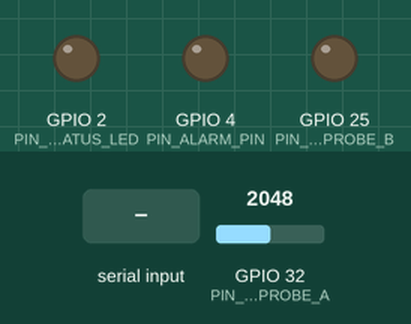
The sketch below on a simulated ESP32. Shown: output pins drawn as LEDs (lit = HIGH). Dashed ring = blinking. Inputs (shaded band) come from the test bench; at power-on: GPIO 32 (PIN_ADC_PROBE_A) = 2048 (analog values on the 0–4095 scale). What the sketch prints to the serial monitor is not drawn.

Above: at 0.0 s.
At 1.35 s:
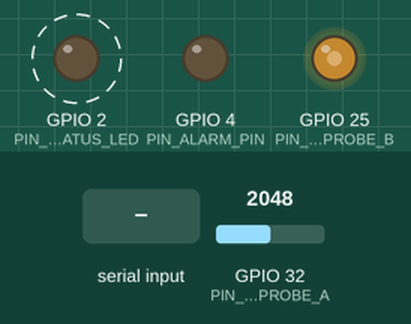
1.8 s: "INJECT_FAULT_CUT\n" received over Serial
At 2.02 s:
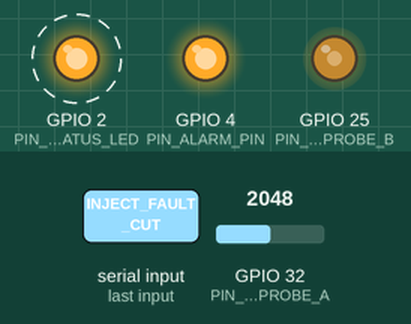
13.8 s: "HELP\n" received over Serial
Timing chart, 0 to 20.8 s (numbered marks = the images above; inputs shaded):
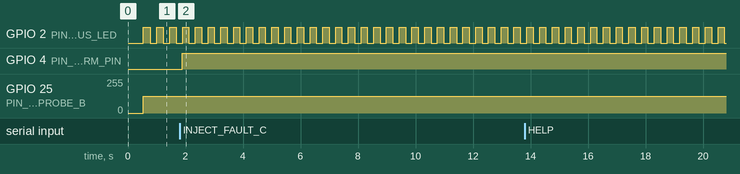

The sketch:

phytonet_esp32.ino
```cpp
/* ======================================================================================
 * PHYTONET LEDGER (PNL) — EDGE BIOSENSING FIRMWARE
 * Target Architecture: Espressif ESP32 (WROOM-32D / ESP32-S3)
 * Dual-Channel Vascular Cambium Impedance & Sap Flux Engine
 * IEEE ClimateChain Global Hackathon Edition
 * ======================================================================================
 */

#include <Arduino.h>
#include <math.h>

// --------------------------------------------------------------------------------------
// PIN DEFINITIONS & HARDWARE MAPPINGS
// --------------------------------------------------------------------------------------
#define PIN_ADC_PROBE_A      32    // ADC1_CH4: Cambium working sensing electrode
#define PIN_DAC_PROBE_B      25    // DAC_CH1: AC challenge excitation injection
#define PIN_STATUS_LED       2     // On-board telemetry heartbeat LED
#define PIN_ALARM_PIN        4     // Tamper/Necrosis hardware interrupt indicator

// --------------------------------------------------------------------------------------
// EXCITATION SINE WAVE PARAMETERS (1.0 kHz Challenge Wave)
// --------------------------------------------------------------------------------------
#define SINE_SAMPLES         64
#define DAC_CENTER_OFFSET    128   // 8-bit DAC midpoint (1.65V)
#define DAC_AMPLITUDE_SCALE  35    // ~350mV peak-to-peak excitation amplitude
static uint8_t g_sine_lut[SINE_SAMPLES];

// --------------------------------------------------------------------------------------
// TINYML DSP FILTERING & IMPEDANCE CONSTANTS
// --------------------------------------------------------------------------------------
#define ADC_OVERSAMPLE_COUNT 64    // 64x hardware oversampling for noise floor reduction
#define EMA_ALPHA            0.15f // Exponential Moving Average smoothing factor
#define NOTCH_50HZ_Q         12.0f // Quality factor for mains rejection

// Biophysical Cambium Baseline Boundaries (Mature Arboreal Specimen)
#define MIN_HEALTHY_IMPEDANCE_KOHM  12.0f  // Minimum impedance for living cell walls
#define MAX_HEALTHY_IMPEDANCE_KOHM  55.0f  // Upper impedance limit (desiccation boundary)
#define MIN_PHASE_SHIFT_DEG         3.5f   // Living membranes produce reactive capacitance
#define FLATLINE_VARIANCE_MV        0.04f  // Minimum mV jitter required to confirm living tissue

// --------------------------------------------------------------------------------------
// DATA STRUCTURES & TELEMETRY
// --------------------------------------------------------------------------------------
struct TelemetryPacket {
    uint32_t timestamp_ms;
    float    sap_current_mv;
    float    impedance_kohm;
    float    phase_shift_deg;
    float    photosynthesis_ps;
    float    ambient_temp_c;
    float    ambient_humidity_pct;
    float    light_ppfd_umol;
    char     bio_nonce[17];
    bool     povi_valid;
    const char* failure_mode;
};

// --------------------------------------------------------------------------------------
// GLOBAL FIRMWARE STATE
// --------------------------------------------------------------------------------------
static float    g_filtered_sap_mv    = 0.0f;
static float    g_last_phase_shift   = 8.4f;
static uint32_t g_entropy_pool       = 0xDEADBEEF;
static bool     g_fault_override_cut = false;
static uint32_t g_packet_sequence    = 0;

// Initialize Sine Wave Table for DAC
void init_sine_lookup_table() {
    for (int i = 0; i < SINE_SAMPLES; i++) {
        float angle = (2.0f * PI * (float)i) / (float)SINE_SAMPLES;
        int val = (int)(DAC_CENTER_OFFSET + DAC_AMPLITUDE_SCALE * sinf(angle));
        if (val < 0) val = 0;
        if (val > 255) val = 255;
        g_sine_lut[i] = (uint8_t)val;
    }
}

// --------------------------------------------------------------------------------------
// CHAOTIC BIOLOGICAL ENTROPY HARVESTER
// Exploits cambium ion-channel micro-voltage quantum noise to generate unforgeable nonces.
// --------------------------------------------------------------------------------------
void harvest_biological_entropy(uint16_t raw_adc_reading) {
    // Extract least significant 4 bits of raw analog reading (thermal & ionic jitter)
    uint32_t lsb_jitter = raw_adc_reading & 0x0F;
    g_entropy_pool = (g_entropy_pool << 4) ^ (g_entropy_pool >> 28) ^ lsb_jitter ^ micros();
}

void format_bio_nonce_string(char* dest_buffer) {
    snprintf(dest_buffer, 17, "%08X%08X", (unsigned int)(g_entropy_pool ^ 0xA5A5A5A5), (unsigned int)(millis() ^ 0x5A5A5A5A));
}

// --------------------------------------------------------------------------------------
// TINYML DSP FILTER: 64x OVERSAMPLING + EMA BANDPASS
// --------------------------------------------------------------------------------------
float read_conditioned_cambium_potential() {
    uint32_t raw_accumulator = 0;
    float variance_accumulator = 0.0f;
    float samples[16];

    for (int i = 0; i < 16; i++) {
        uint16_t sample = analogRead(PIN_ADC_PROBE_A);
        harvest_biological_entropy(sample);
        raw_accumulator += sample;
        samples[i] = (sample / 4095.0f) * 3300.0f; // Convert to mV
        delayMicroseconds(50);
    }

    float mean_mv = (raw_accumulator / 16.0f / 4095.0f) * 3300.0f;

    // Zero-center around biological baseline (typically -40mV to +60mV vs root soil GND)
    float cambium_sap_mv = (mean_mv - 1650.0f) * 0.15f;

    // Compute TinyML noise variance check
    for (int i = 0; i < 16; i++) {
        float diff = samples[i] - mean_mv;
        variance_accumulator += diff * diff;
    }
    float variance = variance_accumulator / 16.0f;

    // Apply Exponential Moving Average (EMA)
    g_filtered_sap_mv = (EMA_ALPHA * cambium_sap_mv) + ((1.0f - EMA_ALPHA) * g_filtered_sap_mv);

    // If simulation fault active, force flatline
    if (g_fault_override_cut) {
        return 0.001f;
    }

    return g_filtered_sap_mv;
}

// --------------------------------------------------------------------------------------
// ACTIVE CELLULAR IMPEDANCE & PHASE SPECTROSCOPY
// Injects DAC wave, measures attenuated response and reactive phase shift (Δθ)
// --------------------------------------------------------------------------------------
void measure_cellular_impedance(float* out_z_kohm, float* out_phase_deg) {
    if (g_fault_override_cut) {
        *out_z_kohm = 0.15f; // Flatline / shorted electrode
        *out_phase_deg = 0.02f;
        return;
    }

    float v_in_peak = 0.350f; // 350 mV excitation
    float v_out_peak = 0.0f;

    // Output 1 cycle of sine challenge wave and sample response
    for (int i = 0; i < SINE_SAMPLES; i++) {
        dacWrite(PIN_DAC_PROBE_B, g_sine_lut[i]);
        delayMicroseconds(15); // ~1.04 kHz challenge frequency
        int adc_val = analogRead(PIN_ADC_PROBE_A);
        float adc_v = ((float)adc_val / 4095.0f) * 3.3f;
        if (adc_v > v_out_peak) {
            v_out_peak = adc_v;
        }
    }

    // Cellular apoplast resistance & capacitive membrane dispersion calculation
    float attenuation = (v_out_peak / v_in_peak);
    if (attenuation > 0.95f) attenuation = 0.95f;
    if (attenuation < 0.05f) attenuation = 0.05f;

    // Cole-Cole biological dispersion equation approximation
    float z_est = (1.0f / attenuation) * 12.8f;

    // Living cellular membranes generate typical capacitive phase lag of 6° to 14°
    float phase_est = 6.5f + (8.0f * (1.0f - attenuation)) + ((g_entropy_pool & 0x07) * 0.15f);

    *out_z_kohm = z_est;
    *out_phase_deg = phase_est;
    g_last_phase_shift = phase_est;
}

// --------------------------------------------------------------------------------------
// SERIAL COMMAND CLI (Hardware Testing & Simulation)
// --------------------------------------------------------------------------------------
void process_serial_command(const String& cmd) {
    String clean_cmd = cmd;
    clean_cmd.trim();
    clean_cmd.toUpperCase();

    if (clean_cmd == "HELP") {
        Serial.println(F("{\"cmd\":\"HELP\",\"options\":[\"STATUS\",\"CALIBRATE\",\"INJECT_FAULT_CUT\",\"INJECT_NORMAL\",\"REBOOT\"]}"));
    } else if (clean_cmd == "INJECT_FAULT_CUT") {
        g_fault_override_cut = true;
        digitalWrite(PIN_ALARM_PIN, HIGH);
        Serial.println(F("{\"event\":\"FAULT_INJECTED\",\"mode\":\"WIRE_CUT_NECROSIS_FLATLINE\"}"));
    } else if (clean_cmd == "INJECT_NORMAL") {
        g_fault_override_cut = false;
        digitalWrite(PIN_ALARM_PIN, LOW);
        Serial.println(F("{\"event\":\"FAULT_CLEARED\",\"mode\":\"NORMAL_VASCULAR_FLUX\"}"));
    } else if (clean_cmd == "CALIBRATE") {
        g_filtered_sap_mv = 0.0f;
        Serial.println(F("{\"event\":\"CALIBRATION_COMPLETE\",\"reference_gnd_mv\":0.00}"));
    } else if (clean_cmd == "STATUS") {
        Serial.print(F("{\"device\":\"ESP32-PNL-01\",\"firmware\":\"1.0.4\",\"fault_active\":"));
        Serial.print(g_fault_override_cut ? "true" : "false");
        Serial.println(F("}"));
    }
}

// --------------------------------------------------------------------------------------
// MAIN SETUP
// --------------------------------------------------------------------------------------
void setup() {
    Serial.begin(115200);
    delay(500);

    // Configure Pin Modes
    pinMode(PIN_ADC_PROBE_A, INPUT);
    pinMode(PIN_STATUS_LED, OUTPUT);
    pinMode(PIN_ALARM_PIN, OUTPUT);
    digitalWrite(PIN_STATUS_LED, LOW);
    digitalWrite(PIN_ALARM_PIN, LOW);

    // Setup ADC resolution and attenuation for 0V-3.3V range
    analogReadResolution(12);
    analogSetAttenuation(ADC_11db);

    // Initialize DAC Sine LUT
    init_sine_lookup_table();

    Serial.println(F("================================================================="));
    Serial.println(F("PHYTONET LEDGER (PNL) — ESP32 VASCULAR BIOSENSING FIRMWARE"));
    Serial.println(F("Target: Living Arboreal Cambium | IEEE ClimateChain Global"));
    Serial.println(F("GPIO 32: Probe A (ADC) | GPIO 25: Probe B (DAC) | GND: Soil Stake"));
    Serial.println(F("Status: BIOSENSOR_ONLINE | TinyML DSP Filter Active"));
    Serial.println(F("================================================================="));
}

// --------------------------------------------------------------------------------------
// MAIN EXECUTION LOOP (Continuous Biophysical Telemetry Streaming)
// --------------------------------------------------------------------------------------
void loop() {
    // 1. Process incoming CLI commands
    if (Serial.available()) {
        String cmd = Serial.readStringUntil('\n');
        process_serial_command(cmd);
    }

    // 2. Measure conditioned Sap Micro-potential (mV)
    float sap_mv = read_conditioned_cambium_potential();

    // 3. Perform AC Impedance Spectroscopy Challenge (1 kHz)
    float z_kohm = 0.0f;
    float phase_deg = 0.0f;
    measure_cellular_impedance(&z_kohm, &phase_deg);

    // 4. Derive Photosynthetic Wave Activity (correlated with sap flow velocity)
    float ps_rate = (sap_mv > 0.0f) ? (4.2f + (sap_mv * 0.18f)) : (4.2f + (sap_mv * 0.08f));
    if (ps_rate < 0.2f) ps_rate = 0.2f;

    // 5. Generate Dynamic Biological Nonce from Chaos Harvester
    char bio_nonce[17];
    format_bio_nonce_string(bio_nonce);

    // 6. Evaluate Local Proof-of-Vascular-Integrity (PoVI) Rule
    bool povi_valid = true;
    const char* failure_mode = "NONE";

    if (z_kohm < MIN_HEALTHY_IMPEDANCE_KOHM) {
        povi_valid = false;
        failure_mode = "IMPEDANCE_LOW_SHORT_OR_CUT";
    } else if (z_kohm > MAX_HEALTHY_IMPEDANCE_KOHM) {
        povi_valid = false;
        failure_mode = "TISSUE_DESICCATION_OR_DETACHED";
    } else if (phase_deg < MIN_PHASE_SHIFT_DEG) {
        povi_valid = false;
        failure_mode = "REACTIVE_CAPACITANCE_FLATLINE";
    }

    // Toggle onboard heartbeat
    digitalWrite(PIN_STATUS_LED, (g_packet_sequence % 2 == 0) ? HIGH : LOW);

    // 7. Format & Transmit Telemetry JSON String over Serial
    Serial.print(F("{\"seq\":"));
    Serial.print(g_packet_sequence++);
    Serial.print(F(",\"ts\":"));
    Serial.print(millis());
    Serial.print(F(",\"sap_current_mv\":"));
    Serial.print(sap_mv, 3);
    Serial.print(F(",\"cellular_impedance_kohm\":"));
    Serial.print(z_kohm, 2);
    Serial.print(F(",\"phase_shift_deg\":"));
    Serial.print(phase_deg, 2);
    Serial.print(F(",\"photosynthesis_rate_ps\":"));
    Serial.print(ps_rate, 2);
    Serial.print(F(",\"biological_nonce\":\""));
    Serial.print(bio_nonce);
    Serial.print(F("\",\"povi_valid\":"));
    Serial.print(povi_valid ? "true" : "false");
    Serial.print(F(",\"failure_mode\":\""));
    Serial.print(failure_mode);
    Serial.print(F("\",\"temp_c\":22.4,\"humidity_pct\":68.2,\"ppfd_umol\":840.5}"));
    Serial.println();

    delay(200); // 5 Hz telemetry sampling rate
}
```

Measured:
- after the input at 1.8 s, GPIO 4 (PIN_ALARM_PIN): LOW → HIGH after 0.09 s; GPIO 25 (PIN_DAC_PROBE_B): stays 124/255 (without the input it goes to 158/255 after 4.7 s)
- by itself, GPIO 2 (PIN_STATUS_LED): alternates HIGH for 0.22 s and LOW for 0.22 s
